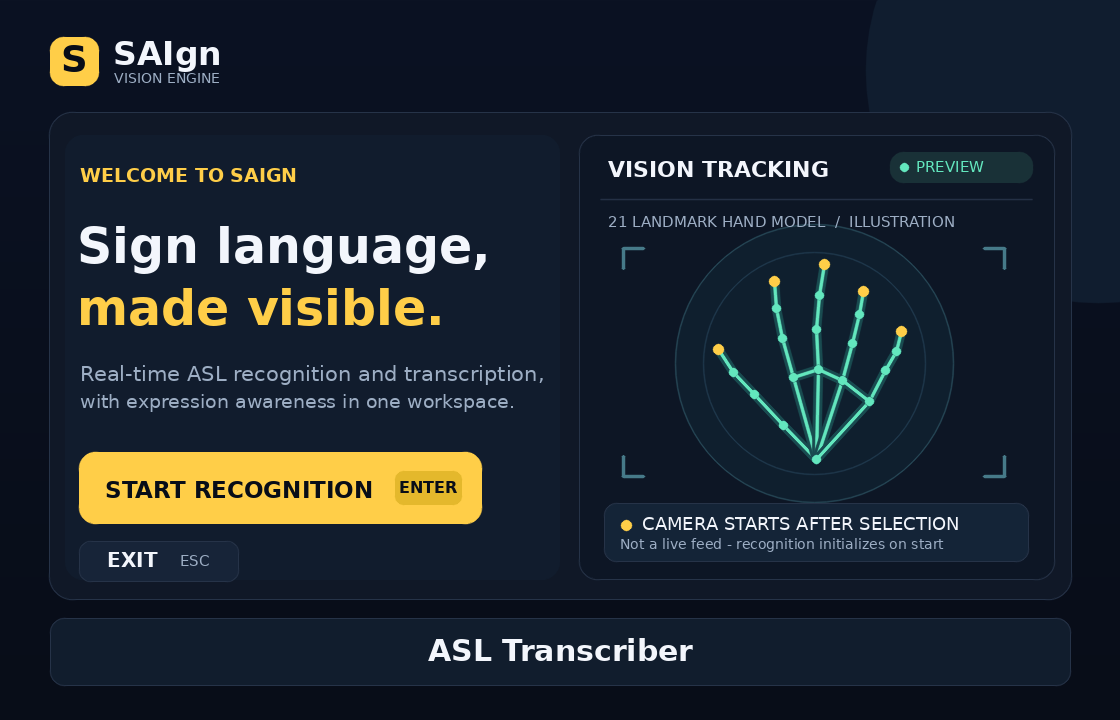
#> input picture saign_menu.png, 1120 x 720 px
$ python P4_ui.py
#> lines starting #> are read from the running program, lines starting #| are printed output that depends on the picture; after the words box and inside, x2 and y2 are one past the last pixel; in counts of white or black regions, pixels touching at a corner belong together
"""
P4_ui.py -- SAIgn user interface (OpenCV): animated main menu + full-bleed live recognition screen.

Depends only on OpenCV + NumPy (MediaPipe is imported lazily, and only for the optional pose overlay), so the
UI can be previewed and restyled without the model, database or webcam logic:

    python P4_ui.py          # opens the main menu on its own (Start/Exit just report what you clicked)

P4_run_system.py imports show_main_menu / LiveScreen / is_window_closed and the two label constants from here.
Edit the options below to change look and behaviour; the recognition logic lives in P4_run_system.py.
"""
import os
import time
import unicodedata
from collections import deque

import cv2
import numpy as np

SCRIPT_DIR = os.path.dirname(os.path.abspath(__file__))
MENU_ART_PATH = os.path.join(SCRIPT_DIR, 'saign_menu.png')  # main-menu artwork (falls back to a drawn menu)

# --- UI options ---
UI_W, UI_H = 1280, 720          # logical size of the live screen; the OpenCV window scales it
WAITING_TEXT = "Waiting for signs"
MIRROR_VIEW = True              # show the camera like a mirror (the model still sees the unmirrored frame)
START_FULLSCREEN = False        # open the live screen full screen (F toggles it either way)
DRAW_POSE = False               # also draw the body-pose skeleton (the notebook UI shows hands only)
TRANSCRIPT_MAX = 12             # confirmed signs kept in the on-screen transcript
UNCERTAIN_TEXT = "Uncertain"     # label shown when the model is below a sign's min_score


# Red -> orange -> yellow -> green, identical to the gradient in the Help popover (BGR).
CONFIDENCE_SCALE_STOPS = [
    (0.00, (47, 41, 253)),    # #fd292f
    (0.35, (44, 144, 255)),   # #ff902c
    (0.66, (44, 243, 255)),   # #fff32c
    (1.00, (0, 250, 54)),     # #36fa00
]


# [13 lines left out: functions get_confidence_color, is_window_closed, not called in this run]


# ==============================================================================
# UI THEME & DRAWING PRIMITIVES
# (OpenCV port of the SAIgn notebook's browser UI: same layout, colours and copy)
# ==============================================================================
# All colours are BGR tuples. The hex value of the original CSS colour is noted.
COLOR_YELLOW = (52, 203, 255)        # #ffcb34  brand yellow / borders
COLOR_YELLOW_TEXT = (49, 204, 255)   # #ffcc31  translation text
COLOR_GREEN_TEXT = (90, 248, 114)    # #72f85a  emotion text
COLOR_LIVE = (54, 250, 67)           # #43fa36  LIVE dot
COLOR_OFFLINE = (160, 145, 139)      # #8b91a0  OFFLINE dot
COLOR_CARD_BG = (15, 10, 8)          # #080a0f  overlay cards
COLOR_NAVY = (24, 13, 8)             # #080d18  menu background
COLOR_PANEL = (40, 28, 16)           # #101c28  menu panels
COLOR_INK = (32, 16, 6)              # #061020  dark text on yellow
COLOR_ORANGE = (44, 144, 255)        # #ff902c  warnings / uncertain
COLOR_WHITE = (255, 255, 255)
COLOR_MUTED = (221, 221, 221)        # #dddddd
COLOR_SUBTLE = (185, 176, 173)       # #adb0b9
COLOR_HAND_LINE = (57, 225, 255)     # #ffe139
COLOR_HAND_DOT = (217, 239, 50)      # #32efd9
COLOR_HAND_RING = (255, 255, 240)    # #f0ffff

FONT_BOLD = cv2.FONT_HERSHEY_DUPLEX
FONT_SMALL = cv2.FONT_HERSHEY_SIMPLEX

# Same 21-edge hand skeleton the notebook draws.
HAND_EDGES = [(0, 1), (1, 2), (2, 3), (3, 4), (0, 5), (5, 6), (6, 7), (7, 8),
              (5, 9), (9, 10), (10, 11), (11, 12), (9, 13), (13, 14), (14, 15), (15, 16),
              (13, 17), (0, 17), (17, 18), (18, 19), (19, 20)]

HEADER_KEY_HINTS = {'full_btn': 'F', 'menu_btn': 'Esc'}
SHORTCUTS_TEXT = "Keys: H help - F full screen - C clear transcript - Esc menu"
CONFIDENCE_SCALE_LABELS = [("0-24%", "Low"), ("25-49%", "Fair"), ("50-74%", "Moderate"), ("75-100%", "High")]
CONFIDENCE_FOOTNOTE = ("Higher confidence means the model favours its prediction more strongly; "
                       "it does not guarantee accuracy. Emotion labels are estimates based on facial cues.")

# Menu artwork is 1120x720; click zones are the same percentages the notebook used.
MENU_W, MENU_H = 1120, 720


def _pct_rect(left, top, width, height):
    return (round(MENU_W * left / 100), round(MENU_H * top / 100),
            round(MENU_W * (left + width) / 100), round(MENU_H * (top + height) / 100))


MENU_START_RECT = _pct_rect(7.05, 62.78, 35.9, 9.9)
MENU_EXIT_RECT = _pct_rect(7.05, 75.14, 14.2, 5.6)


def _ascii(text):
    """OpenCV's Hershey fonts only render ASCII; map common punctuation and drop the rest."""
    text = str(text).replace('\u2013', '-').replace('\u2014', '-').replace('\u2019', "'")
    return unicodedata.normalize('NFKD', text).encode('ascii', 'ignore').decode('ascii')


def text_size(text, scale, thickness=1, font=FONT_BOLD):
    (w, h), _ = cv2.getTextSize(_ascii(text), font, scale, thickness)
    return w, h


def put_text(img, text, org, scale, color, thickness=1, font=FONT_BOLD, align='left', shadow=False):
    """Anti-aliased text with optional left/center/right alignment and drop shadow. Returns the width."""
    text = _ascii(text)
    width, _ = text_size(text, scale, thickness, font)
    x, y = int(org[0]), int(org[1])
    if align == 'center':
        x -= width // 2
    elif align == 'right':
        x -= width
    if shadow:
        cv2.putText(img, text, (x + 2, y + 2), font, scale, (0, 0, 0), thickness + 2, cv2.LINE_AA)
    cv2.putText(img, text, (x, y), font, scale, color, thickness, cv2.LINE_AA)
    return width


# [25 lines left out: functions fit_text, wrap_text, not called in this run]


def _rounded_fill(img, x1, y1, x2, y2, r, color):
    if r <= 0:
        cv2.rectangle(img, (x1, y1), (x2, y2), color, -1)
        return
    cv2.rectangle(img, (x1 + r, y1), (x2 - r, y2), color, -1)
    cv2.rectangle(img, (x1, y1 + r), (x2, y2 - r), color, -1)
    for cx, cy in ((x1 + r, y1 + r), (x2 - r, y1 + r), (x1 + r, y2 - r), (x2 - r, y2 - r)):
        cv2.circle(img, (cx, cy), r, color, -1, cv2.LINE_AA)


def _rounded_stroke(img, x1, y1, x2, y2, r, color, t):
    if r <= 0:
        cv2.rectangle(img, (x1, y1), (x2, y2), color, t, cv2.LINE_AA)
        return
    cv2.line(img, (x1 + r, y1), (x2 - r, y1), color, t, cv2.LINE_AA)
    cv2.line(img, (x1 + r, y2), (x2 - r, y2), color, t, cv2.LINE_AA)
    cv2.line(img, (x1, y1 + r), (x1, y2 - r), color, t, cv2.LINE_AA)
    cv2.line(img, (x2, y1 + r), (x2, y2 - r), color, t, cv2.LINE_AA)
    cv2.ellipse(img, (x1 + r, y1 + r), (r, r), 0, 180, 270, color, t, cv2.LINE_AA)
    cv2.ellipse(img, (x2 - r, y1 + r), (r, r), 0, 270, 360, color, t, cv2.LINE_AA)
    cv2.ellipse(img, (x2 - r, y2 - r), (r, r), 0, 0, 90, color, t, cv2.LINE_AA)
    cv2.ellipse(img, (x1 + r, y2 - r), (r, r), 0, 90, 180, color, t, cv2.LINE_AA)


def draw_rounded_rect(img, p1, p2, radius, fill=None, fill_alpha=1.0,
                      border=None, border_px=2, border_alpha=1.0):
    """Rounded rectangle with optional translucent fill and border (the 'glass card' look)."""
    x1, y1, x2, y2 = int(p1[0]), int(p1[1]), int(p2[0]), int(p2[1])
    img_h, img_w = img.shape[:2]
    pad = border_px + 2
    rx1, ry1 = max(0, x1 - pad), max(0, y1 - pad)
    rx2, ry2 = min(img_w, x2 + pad + 1), min(img_h, y2 + pad + 1)
    if rx2 <= rx1 or ry2 <= ry1:
        return
    roi = img[ry1:ry2, rx1:rx2]
    x1, y1, x2, y2 = x1 - rx1, y1 - ry1, x2 - rx1, y2 - ry1
    r = max(0, min(int(radius), (x2 - x1) // 2, (y2 - y1) // 2))

    for color, alpha, painter in (
        (fill, fill_alpha, lambda layer, c: _rounded_fill(layer, x1, y1, x2, y2, r, c)),
        (border, border_alpha, lambda layer, c: _rounded_stroke(layer, x1, y1, x2, y2, r, c, border_px)),
    ):
        if color is None:
            continue
        if alpha >= 1.0:
            painter(roi, color)
        else:
            layer = roi.copy()
            painter(layer, color)
            roi[:] = cv2.addWeighted(layer, alpha, roi, 1.0 - alpha, 0)


def _inside(rect, x, y):
    return rect[0] <= x <= rect[2] and rect[1] <= y <= rect[3]


# --- small icons (the notebook used unicode glyphs, which Hershey fonts can't render) ---
# [19 lines left out: functions _icon_translation, _icon_emotion, _icon_fullscreen, not called in this run]


def _icon_back(img, cx, cy, color):
    cv2.arrowedLine(img, (cx + 7, cy), (cx - 7, cy), color, 2, cv2.LINE_AA, tipLength=0.5)


# [46 lines left out: functions _icon_transcript, _build_fallback_menu, not called in this run]


def _load_menu_art():
    """Returns (image, is_custom_artwork). The animation overlays only make sense on the real artwork."""
    if os.path.exists(MENU_ART_PATH):
        art = cv2.imread(MENU_ART_PATH, cv2.IMREAD_COLOR)
        if art is not None:
            if art.shape[1] != MENU_W or art.shape[0] != MENU_H:
                art = cv2.resize(art, (MENU_W, MENU_H), interpolation=cv2.INTER_AREA)
            return art, True
        print(f"[WARN] Could not read {MENU_ART_PATH}. Using the built-in menu layout instead.")
    else:
        print(f"[INFO] {os.path.basename(MENU_ART_PATH)} not found next to this script. "
              "Using the built-in menu layout.")
    return _build_fallback_menu(), False


# Geometry of the hand illustration baked into saign_menu.png (used for the animated overlays).
PREVIEW_CENTER, PREVIEW_RADIUS = (815, 363), 133
FINGERTIPS = [(718, 349), (774, 281), (824, 264), (863, 291), (901, 331)]
MENU_ZONES = {'START': MENU_START_RECT, 'QUIT': MENU_EXIT_RECT}


def _draw_chip(img, right_x, cy, text, dot_color):
    """Small status pill, right-aligned at right_x. Returns its width."""
    text_w, _ = text_size(text, 0.5, 1, FONT_SMALL)
    width = 30 + text_w + 14
    x1 = right_x - width
    draw_rounded_rect(img, (x1, cy - 15), (right_x, cy + 15), 15, fill=COLOR_WHITE, fill_alpha=0.06,
                      border=COLOR_WHITE, border_px=1, border_alpha=0.16)
    cv2.circle(img, (x1 + 17, cy), 4, dot_color, -1, cv2.LINE_AA)
    put_text(img, text, (x1 + 30, cy + 5), 0.5, COLOR_WHITE, 1, FONT_SMALL)
    return width


def _paint_menu_footer(art, info):
    """Replaces the footer bar with 'ASL Transcriber' plus live system-status chips."""
    draw_rounded_rect(art, (50, 618), (1070, 686), 14, fill=(45, 29, 17), border=(72, 51, 38), border_px=1)
    put_text(art, "ASL Transcriber", (80, 661), 0.85, COLOR_WHITE, 2)

    chips = [("Model ready", COLOR_LIVE)]
    if info.get('signs'):
        chips.append((f"{info['signs']} signs", COLOR_YELLOW))
    chips.append(("Expressions on", COLOR_LIVE) if info.get('expressions') else ("Expressions off", COLOR_ORANGE))
    if info.get('mismatch'):
        chips.append(("Label count mismatch", COLOR_ORANGE))
    x = 1040
    for text, color in reversed(chips):
        x -= _draw_chip(art, x, 652, text, color) + 8


def _animate_menu_preview(frame, t):
    """Scan line sweeping the tracking circle + pulsing fingertip rings (cheap ROI blends)."""
    cx, cy = PREVIEW_CENTER
    r = PREVIEW_RADIUS
    phase = (t * 0.45) % 1.0
    for lag, alpha in ((0.0, 0.55), (0.03, 0.26), (0.06, 0.12)):
        y = int(cy - r + ((phase - lag) % 1.0) * 2 * r)
        half = int(np.sqrt(max(0.0, r * r - (y - cy) ** 2)))
        if half > 6:
            draw_rounded_rect(frame, (cx - half, y - 1), (cx + half, y + 1), 1, fill=(206, 235, 100), fill_alpha=alpha)
    for i, (px, py) in enumerate(FINGERTIPS):
        p = (t * 0.8 + i * 0.18) % 1.0
        rad = int(7 + 13 * p)
        draw_rounded_rect(frame, (px - rad, py - rad), (px + rad, py + rad), rad,
                          border=COLOR_YELLOW, border_px=2, border_alpha=0.55 * (1.0 - p))


def _render_menu_frame(art, custom_art, t, mouse=(-1, -1), pressed=None, status_message=None):
    """One frame of the menu at animation time t (seconds). Pure drawing, so it is easy to preview/test."""
    frame = art.copy()
    if custom_art:
        _animate_menu_preview(frame, t)

    x1, y1, x2, y2 = MENU_START_RECT
    glow = 0.18 + 0.16 * np.sin(t * 2.4)                       # 'breathing' call-to-action
    draw_rounded_rect(frame, (x1 - 4, y1 - 4), (x2 + 4, y2 + 4), 18, border=COLOR_YELLOW, border_px=3,
                      border_alpha=float(glow))

    for name, rect in MENU_ZONES.items():
        if _inside(rect, *mouse):
            held = pressed == name
            draw_rounded_rect(frame, rect[:2], rect[2:], 12, fill=(0, 0, 0) if held else COLOR_WHITE,
                              fill_alpha=0.20 if held else 0.09, border=COLOR_WHITE, border_px=2, border_alpha=0.22)

    if status_message:
        lines = wrap_text(status_message, 540, 0.52, 1, FONT_SMALL)
        if len(lines) > 2:
            lines = [lines[0], lines[1].rstrip('. ')[:-3] + '...' if len(lines[1]) > 3 else lines[1]]
        box_h = 18 + 22 * len(lines)
        draw_rounded_rect(frame, (260, 28), (850, 28 + box_h), 12, fill=COLOR_CARD_BG, fill_alpha=0.9,
                          border=COLOR_ORANGE, border_px=2)
        for i, line in enumerate(lines):
            put_text(frame, line, (555, 28 + 17 + 22 * i + 8), 0.52, COLOR_WHITE, 1, FONT_SMALL, align='center')

    if t < 0.35:                                                 # quick fade-in
        frame = (frame * (t / 0.35)).astype(np.uint8)
    return frame


def show_main_menu(status_message=None, system_info=None):
    """
    Main menu. Start: click the button or press ENTER / SPACE. Exit: click Exit, press ESC, or close
    the window. Returns 'START' or 'QUIT'.

    status_message : e.g. a camera error, shown as a banner along the top.
    system_info    : {'signs': int, 'expressions': bool, 'mismatch': bool} shown as footer status chips.
    """
    window_name = 'SAIgn - Main Menu'
    art, custom_art = _load_menu_art()
#> in _load_menu_art, art is the input picture: shape (720, 1120, 3); mean B, G, R 47.2, 38.6, 30.5
#> custom_art = True
    _paint_menu_footer(art, system_info or {})
#> after the loop in draw_rounded_rect, `for color, alpha, painter in (`:
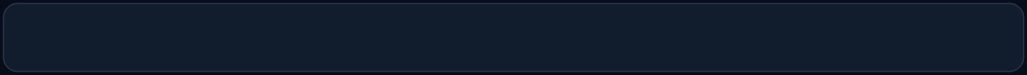
#> roi: shape (75, 1027, 3); mean B, G, R 44.4, 28.5, 17
#> in _paint_menu_footer, `draw_rounded_rect(art, (50, 618), (1070, 686), 14, fill=(45, 29, 17), ..`: art: shape (720, 1120, 3); 1.15% of pixels changed, all inside (x1, y1, x2, y2) = (49, 617, 1072, 688)
#> the loop in _paint_menu_footer, `for text, color in reversed(chips):` made 3 passes
#> x on passes 2 to 3: 747, 599
#> x on pass 1: 868
#> after the loop in _paint_menu_footer, `for text, color in reversed(chips):`:
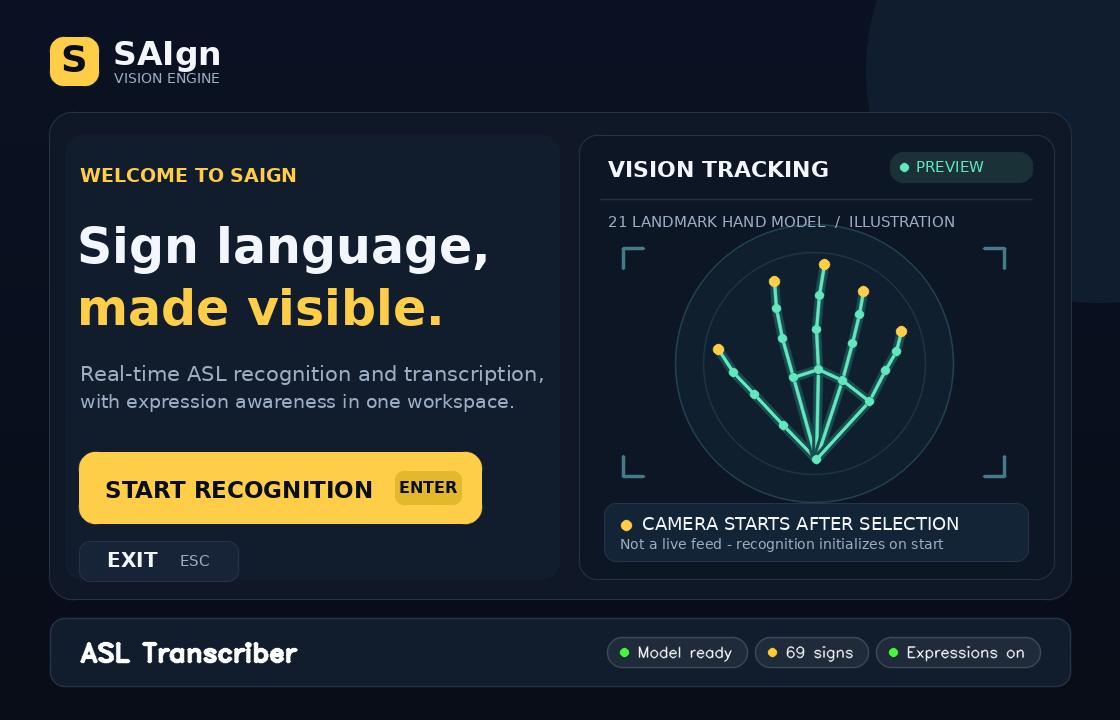
#> art: shape (720, 1120, 3); mean B, G, R 47.6, 39.1, 31
#> after the loop in _paint_menu_footer, `for text, color in reversed(chips):`: x = 599
    state = {'mouse': (-1, -1), 'down': None, 'click': None}

    def zone_at(x, y):
        return next((name for name, rect in MENU_ZONES.items() if _inside(rect, x, y)), None)

    # [9 lines left out: function on_mouse, not called in this run]

    cv2.namedWindow(window_name, cv2.WINDOW_NORMAL | cv2.WINDOW_KEEPRATIO)
    cv2.resizeWindow(window_name, MENU_W, MENU_H)
    cv2.setMouseCallback(window_name, on_mouse)

    action, t0 = None, time.time()
    while action is None:
        cv2.imshow(window_name, _render_menu_frame(art, custom_art, time.time() - t0, state['mouse'],
                                                   state['down'], status_message))
#> after the loop in _animate_menu_preview, `for lag, alpha in ((0.0, 0.55), (0.03, 0.26), (0.06, 0.12)):`: frame: shape (720, 1120, 3); 0.08% of pixels changed, all inside (x1, y1, x2, y2) = (751, 479, 880, 491)
#> after the loop in _animate_menu_preview, `for i, (px, py) in enumerate(FINGERTIPS):`:
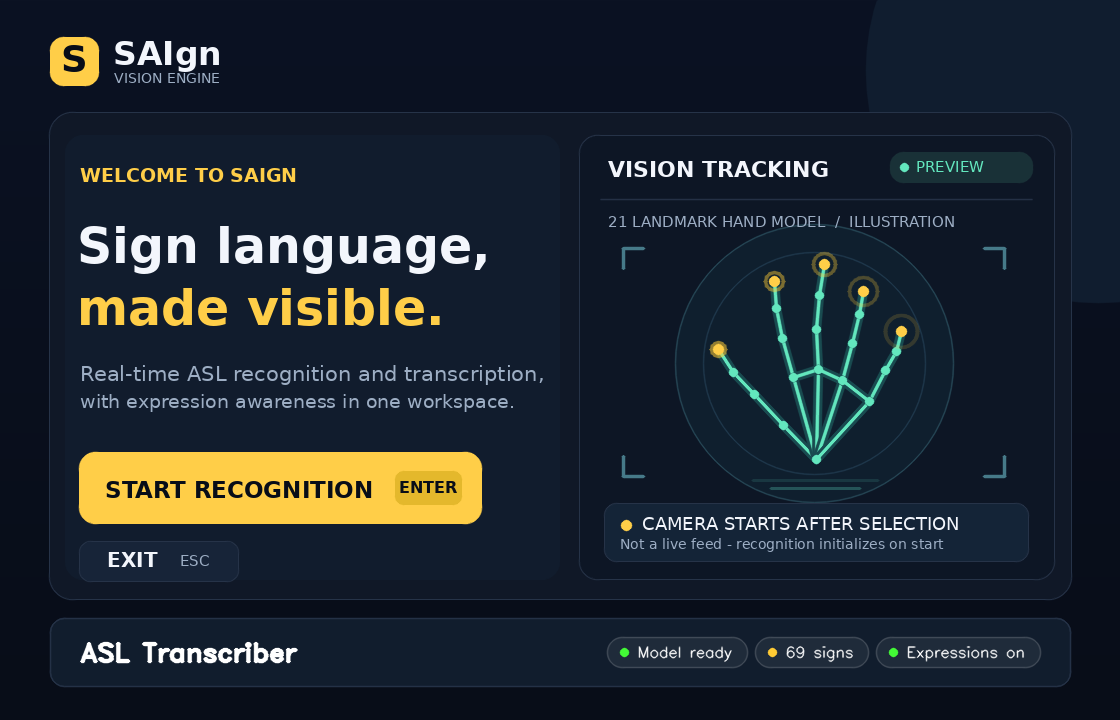
#> frame: shape (720, 1120, 3); mean B, G, R 47.6, 39.2, 31.1
#> in draw_rounded_rect (call 12), `roi = img[ry1:ry2, rx1:rx2]`:
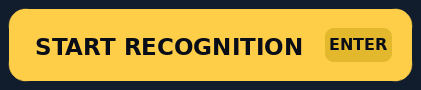
#> roi: shape (90, 421, 3); mean B, G, R 60.9, 149.2, 179.9
#> the loop in draw_rounded_rect (call 12), `for color, alpha, painter in ( (fill, fill_alpha, lambda layer, c: _ro..` made 2 passes
#> (color, alpha) on passes 1 to 2: (None, 1), ((52, 203, 255), 0.18)
#> after the loop in draw_rounded_rect (call 12), `for color, alpha, painter in (`:
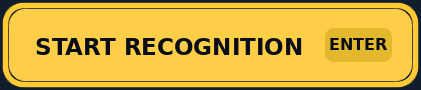
#> layer: shape (90, 421, 3); mean B, G, R 61.9, 173.1, 212.4
#> after the loop in draw_rounded_rect (call 12), `for color, alpha, painter in (`:
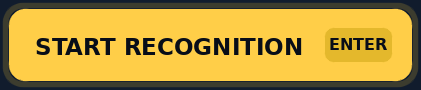
#> roi: shape (90, 421, 3); 17.5% of pixels changed, all inside (x1, y1, x2, y2) = (2, 2, 419, 88)
#> in _render_menu_frame, `draw_rounded_rect(frame, (x1 - 4, y1 - 4), (x2 + 4, y2 + 4), 18, borde..`:
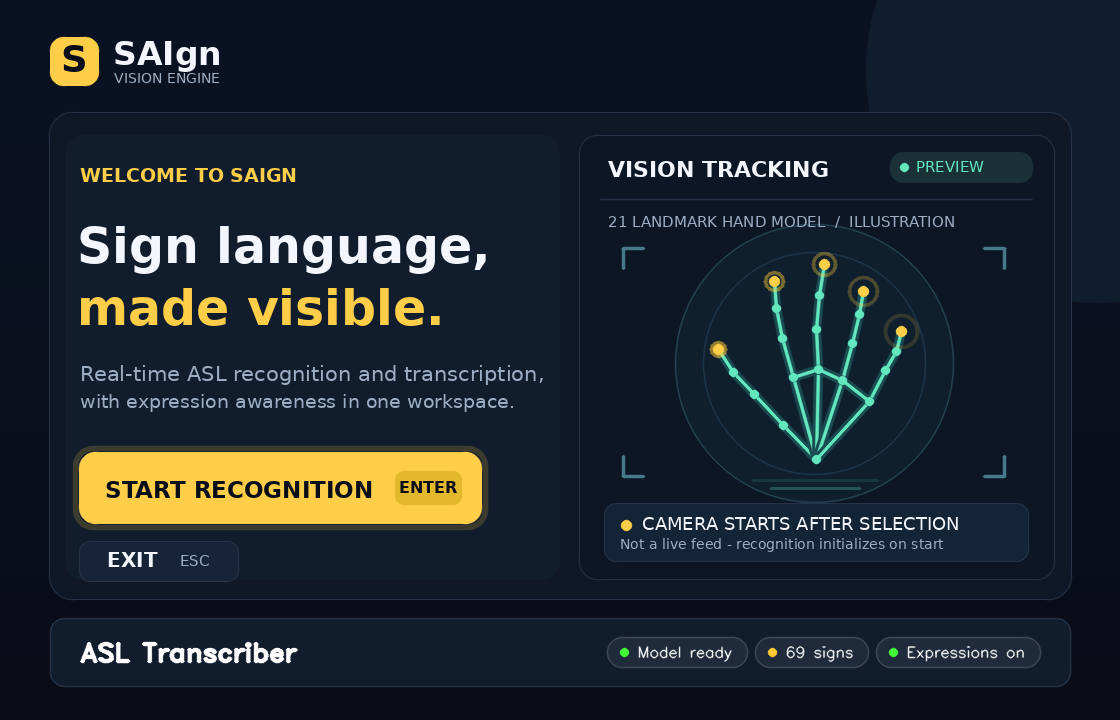
#> frame: shape (720, 1120, 3); 0.82% of pixels changed, all inside (x1, y1, x2, y2) = (72, 445, 489, 531)
#> in _render_menu_frame, `frame = (frame * (t / 0.35)).astype(np.uint8)`: frame: shape (720, 1120, 3); every value is 0
        key = cv2.waitKey(30) & 0xFF
#> (key Esc is pressed here)

        if key == 27 or is_window_closed(window_name):
            action = 'QUIT'
        elif key in (13, 32):
            action = 'START'
        elif state['click']:
            action = state['click']

    cv2.destroyAllWindows()
    cv2.waitKey(1)
    return action


# ==============================================================================
# LIVE RECOGNITION SCREEN
# ==============================================================================
class LiveScreen:
    """
    Full-bleed live view: mirrored camera feed, hand skeleton, logo (top-right), Translation and
    Emotion cards (bottom-left), Help button + confidence scale (bottom-right), Full screen / Menu
    buttons. Drawn on a fixed UI_W x UI_H canvas; OpenCV scales the window, so the layout scales too.

    Controls: H = help, F = full screen, ESC = back to menu. Every button is also clickable.
    """

    # [87 lines left out: functions __init__, _compute_layout, _build_vignette, _on_mouse, not called in this run]

    def toggle_help(self):
        self.help_open = not self.help_open

    # [321 lines left out: functions toggle_fullscreen, _apply_pending, handle_key, clear_transcript, log_sign, render and 13 more, not called in this run]


if __name__ == "__main__":
    choice = show_main_menu(system_info={'signs': 69, 'expressions': True, 'mismatch': False})
    print(f"Menu returned: {choice}")
